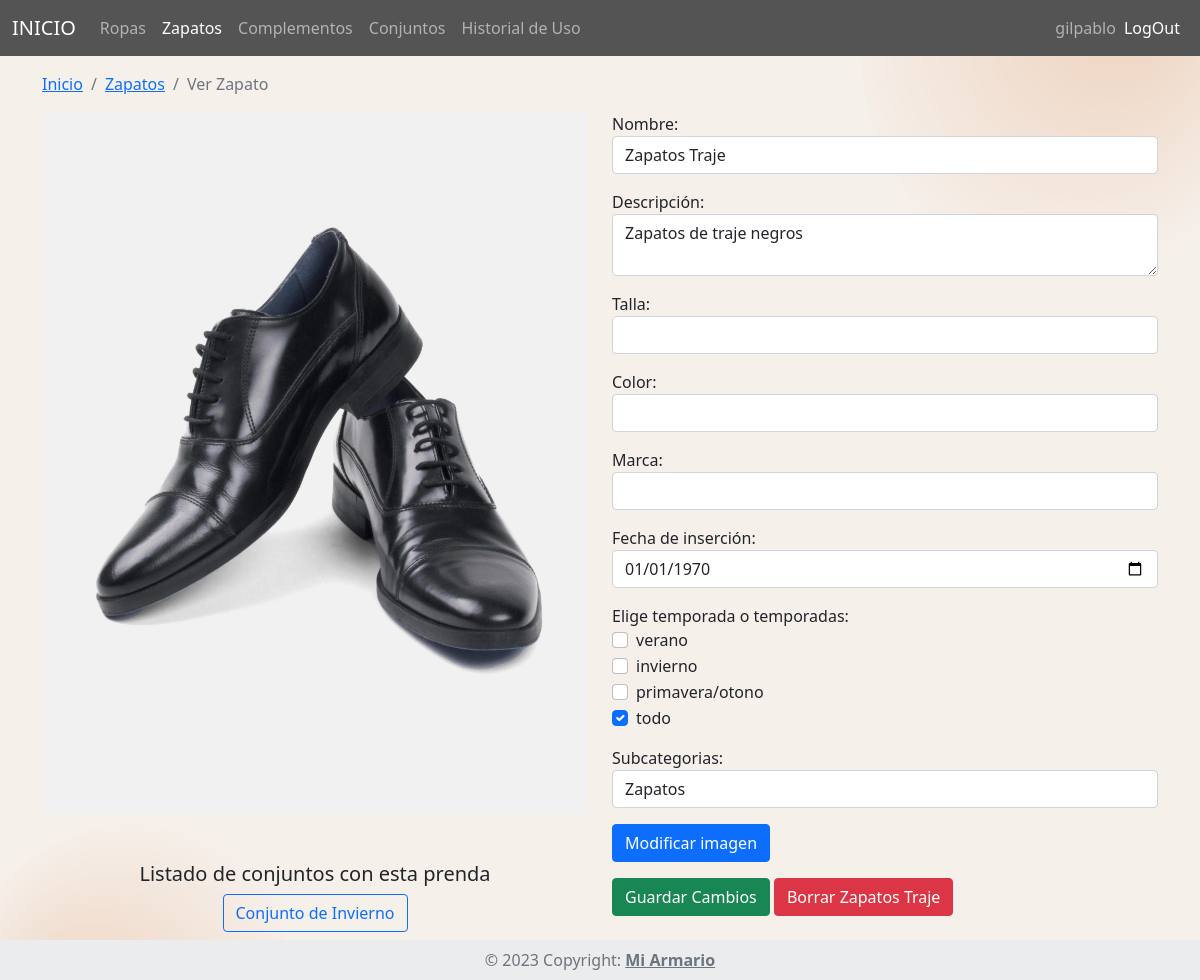
The app's page /miArmario/zapato/ver_zapato/4 (signed in), older data.
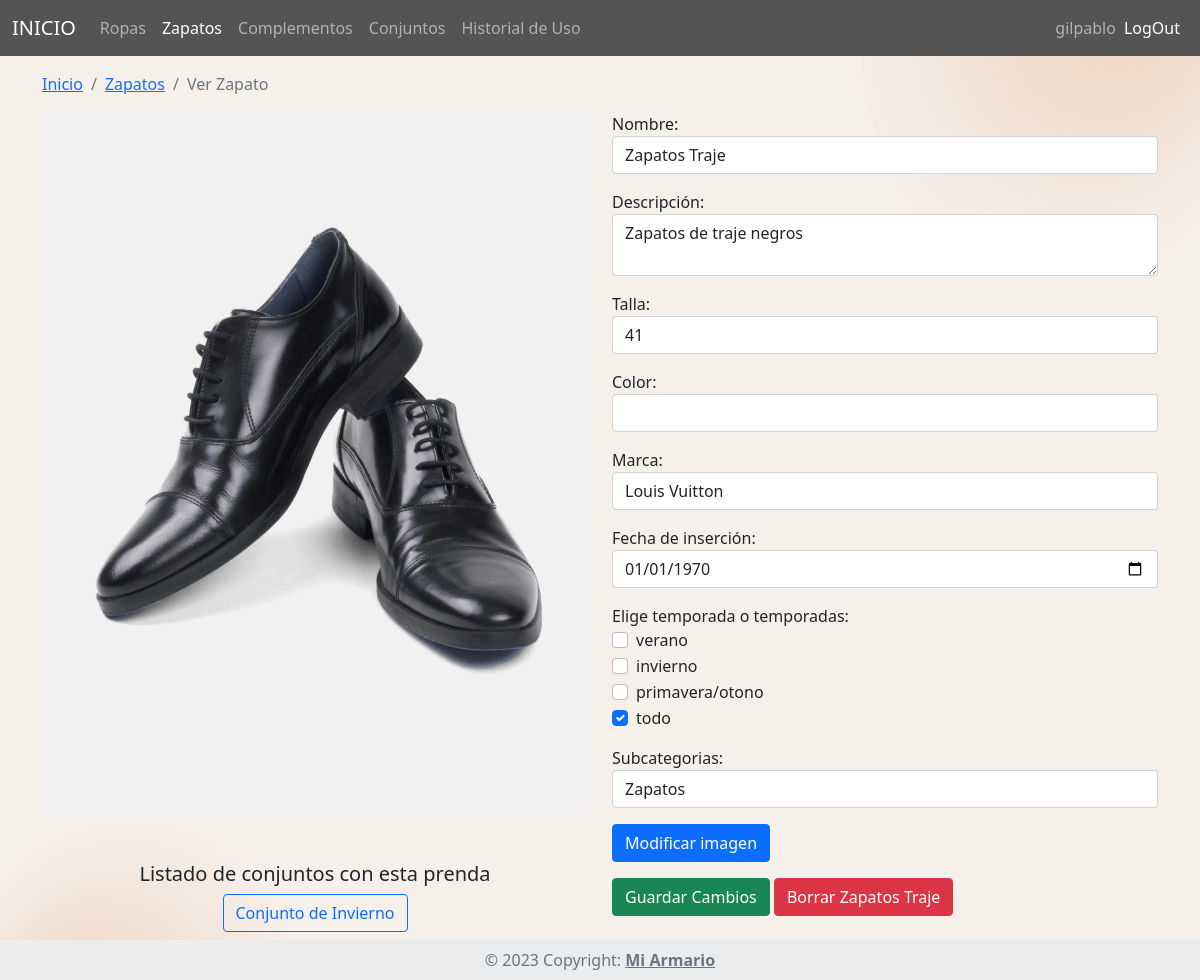
The same page, newer data.
### tables this page shows
CREATE TABLE `prenda` (
  `id` int(11) NOT NULL,
  `nombre` varchar(100) NOT NULL,
  `descripcion` varchar(500) DEFAULT NULL,
  `talla` varchar(10) NOT NULL,
  `color` varchar(30) NOT NULL,
  `marca` varchar(30) NOT NULL,
  `imagen` varchar(100) NOT NULL,
  `fecha_insercion` date DEFAULT NULL,
  `id_subcategoria` int(11) NOT NULL,
  `id_usuario` int(11) NOT NULL
);

### miArmario/App/librerias/Core.php (called while the page is built, shortened)
<?php
class Core{
    protected $metodoActual = 'index';
    public function __construct(){
        $url = $this->getUrl();
        if(isset($url[0])){
			if(file_exists('../App/controladores/'.ucwords($url[0]).'.php')){
				unset($url[0]);
			}
		}
		$this->controladorActual = new $this->controladorActual;
        if(isset($url[1])){
            if(method_exists($this->controladorActual,$url[1])){
                $this->metodoActual = $url[1];
                unset($url[1]);
            }
        }
		$this->parametros = $url ? array_values($url) : [];
		call_user_func_array([$this->controladorActual,$this->metodoActual], $this->parametros);
    }
    public function getUrl(){
        if(isset($_GET['url'])){
            $url = ltrim($_GET['url'],'/');
            $url = filter_var($url,FILTER_SANITIZE_URL);
            $url = explode('/',$url);
            return $url;
        }
    }
}

### miArmario/public/index.php (called while the page is built, shortened)
<?php
$iniciar = new Core;

### miArmario/App/librerias/Base.php (called while the page is built, shortened)
<?php
    class Base {
        private $host = DB_HOST;
        private $usuario = DB_USUARIO;
        private $password = DB_PASSWORD;
        private $nombre_base = DB_NOMBRE;
        private $charset = 'utf8mb4';
        private $dbh;
        private $stmt;
        public function __construct(){
            $dsn = "mysql:host=$this->host;dbname=$this->nombre_base;charset=$this->charset";
            $opciones = array(
                PDO::ATTR_PERSISTENT => true,
                PDO::ATTR_ERRMODE => PDO::ERRMODE_EXCEPTION
            );
            try {
                $this->dbh = new PDO($dsn, $this->usuario, $this->password, $opciones);
            } catch (PDOException $e) {
                $this->error = $e->getMessage();
                echo $this->error;
            }
        }
        public function query($sql){
            $this->stmt = $this->dbh->prepare($sql);
        }
        public function bind($parametro,$valor,$tipo = null){
            if (is_null($tipo)) {
                switch (true) {
                    case is_int($valor):
                        $tipo = PDO::PARAM_INT;
                        break;
                    default:
                        $tipo = PDO::PARAM_STR;
                        break;
                }
            }
            $this->stmt->bindValue($parametro,$valor,$tipo);
        }
        public function execute(){
            return $this->stmt->execute();
        }
        public function registros(){
            $this->execute();
            return $this->stmt->fetchAll(PDO::FETCH_OBJ);
        }
        public function registro(){
            $this->execute();
            return $this->stmt->fetch(PDO::FETCH_OBJ);
        }
    }

### miArmario/App/modelos/ZapatoModelo.php (called while the page is built, shortened)
<?php
class ZapatoModelo {
    private $db;
    public function __construct(){
        $this->db = new Base;
    }
    public function getSubcategoriaZapatos(){
        $this->db->query("SELECT * FROM subcategoria
                            WHERE id_categoria  = 2;");
        return $this->db->registros();
    }
    public function getTemporadas(){
        $this->db->query("SELECT * FROM temporada;");
        return $this->db->registros();
    }
    public function getZapatoSolo($id_usuario, $id_zapato){
        $this->db->query("SELECT * FROM prenda WHERE id_usuario = :id_usuario_za AND id = :id_zapato_za;");
        $this->db->bind(':id_usuario_za',trim($id_usuario));
        $this->db->bind(':id_zapato_za',trim($id_zapato));
        return $this->db->registro();
    }
    public function getTemporadasZapato($id_zapato){
        $this->db->query("SELECT * FROM prendas_temporadas WHERE id_prenda = :id_zapato_za;");
        $this->db->bind(':id_zapato_za',trim($id_zapato));
        return $this->db->registros();
    }
    public function obtenerConjuntosPorPrenda($id_usuario, $id_prenda) {
        $this->db->query("SELECT * FROM conjunto WHERE id IN (SELECT id_conjunto FROM prendas_conjuntos WHERE id_prenda = :id_prenda) AND id_usuario = :id_usuario");
        $this->db->bind(':id_prenda', $id_prenda);
        $this->db->bind(':id_usuario', $id_usuario);
        return $this->db->registros();
    }
}

### miArmario/App/vistas/zapatos/verZapato.php (the view, shortened to what the changed rows need)
<?php require_once RUTA_APP.'/vistas/inc/header.php' ?>
<?php
    $zapato = $datos["zapato"];
?>
<div class="container">
    <nav aria-label="breadcrumb">
        <ol class="breadcrumb">
            <li class="breadcrumb-item"><a href="<?php echo RUTA_URL ?>">Inicio</a></li>
            <li class="breadcrumb-item"><a href="<?php echo RUTA_URL ?>/zapato">Zapatos</a></li>
            <li class="breadcrumb-item active" aria-current="page">Ver Zapato</li>
        </ol>
    </nav>
    <div class="row">
        <div class="col-6">
            <img id="imagenActual" src="<?php echo RUTA_URL?>/img_prendas/<?php echo $zapato->id.$zapato->imagen ?>.png" alt="" class="img-fluid">
            <div class="text-center pt-5">
                <h5>Listado de conjuntos con esta prenda</h5>
                <?php foreach ($datos["conjuntosPrenda"] as $conjunto) : ?>
                    <div>
                        <a href="" class="btn btn-outline-primary"><?php echo $conjunto->nombre?></a>
                    </div>
                <?php endforeach ?>
            </div>
        </div>
        <div class="col-6">
            <form method="post" enctype="multipart/form-data">
                <div class="form-group mb-3">
                    <label for="nombre">Nombre:</label>
                    <input type="text" class="form-control" id="nombre" name="nombre" value="<?php echo $zapato->nombre ?>">
                </div>
                <div class="form-group mb-3">
                    <label for="descripcion">Descripción:</label>
                    <textarea class="form-control" id="descripcion" name="descripcion"><?php echo $zapato->descripcion ?></textarea>
                </div>
                <div class="form-group mb-3">
                    <label for="talla">Talla:</label>
                    <input type="text" class="form-control" id="talla" name="talla" value="<?php echo $zapato->talla ?>">
                </div>
                <div class="form-group mb-3">
                    <label for="color">Color:</label>
                    <input type="text" class="form-control" id="color" name="color" value="<?php echo $zapato->color ?>">
                </div>
                <div class="form-group mb-3">
                    <label for="marca">Marca:</label>
                    <input type="text" class="form-control" id="marca" name="marca" value="<?php echo $zapato->marca ?>">
                </div>
                <div class="form-group mb-3">
                    <label for="fecha_insercion">Fecha de inserción:</label>
                    <input type="date" class="form-control" id="fecha_insercion" name="fecha_insercion" value="<?php echo date('Y-m-d', strtotime($zapato->fecha_insercion)) ?>">
                </div>
                <div class="form-group mb-3">
                    <label for="checkboxes">Elige temporada o temporadas:</label>
                    <?php foreach ($datos["temporadas"] as $temporada) : ?>
                        <div class="form-check">
                            <?php if (in_array($temporada->id, array_column($datos["temporadaZapato"], 'id_temporada'))) : ?>
                                <input class="form-check-input" type="checkbox" id="temporada-<?php echo $temporada->id ?>" name="temporadas[]" value="<?php echo $temporada->id ?>" checked>
                            <?php else : ?>
                                <input class="form-check-input" type="checkbox" id="temporada-<?php echo $temporada->id ?>" name="temporadas[]" value="<?php echo $temporada->id ?>">
                            <?php endif ?>
                            <label class="form-check-label" for="temporada-<?php echo $temporada->id ?>"><?php echo $temporada->nombre ?></label>
                        </div>
                    <?php endforeach ?>
                </div>
                <div class="form-group mb-3">
                    <label for="subcategoriaZapato">Subcategorias:</label>
                    <select name="subcategoriaZapato" id="subcategoriaZapato" class="form-control">
                        <?php foreach ($datos['zapatosSubcategoria'] as $zapatosSubcategoria) : ?>
                            <?php if ($zapatosSubcategoria->id == $zapato->id_subcategoria) : ?>
                                <option value="<?php echo $zapatosSubcategoria->id ?>" selected><?php echo $zapatosSubcategoria->nombre ?></option>
                            <?php else : ?>
                                <option value="<?php echo $zapatosSubcategoria->id ?>"><?php echo $zapatosSubcategoria->nombre ?></option>
                            <?php endif ?>
                        <?php endforeach ?>
                    </select>
                </div>
                <div class="form-group mb-3">
                    <button type="button" id="btnModificarImagen" class="btn btn-primary">Modificar imagen</button>
                </div>
                <button type="submit" class="btn btn-success">Guardar Cambios</button>
                <button type="button" data-bs-toggle="modal" data-bs-target="#modalBorrarZapato" class="btn btn-danger">Borrar <?php echo $zapato->nombre ?></button>
            </form>
        </div>
    </div>
</div>
<?php require_once RUTA_APP.'/vistas/inc/footer.php' ?>

Row changes from the older to the newer data that the page shows:
changed prenda "Zapatos Traje": talla (not shown) → "41"; marca (not shown) → "Louis Vuitton"
